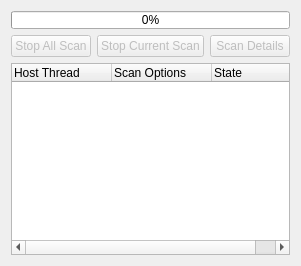
      <widget class="QWidget" name="tabMainMonitor">
       <attribute name="icon">
        <iconset resource="../../mainwin.qrc">
         <normaloff>:/images/images/utilities-log-viewer.png</normaloff>:/images/images/utilities-log-viewer.png</iconset>
       </attribute>
       <attribute name="title">
        <string>Scan Monitor</string>
       </attribute>
       <layout class="QVBoxLayout" name="verticalLayout_14">
        <item>
         <widget class="QProgressBar" name="progressScan">
          <property name="sizePolicy">
           <sizepolicy hsizetype="Expanding" vsizetype="Fixed">
            <horstretch>0</horstretch>
            <verstretch>18</verstretch>
           </sizepolicy>
          </property>
          <property name="minimumSize">
           <size>
            <width>0</width>
            <height>18</height>
           </size>
          </property>
          <property name="maximumSize">
           <size>
            <width>16777215</width>
            <height>18</height>
           </size>
          </property>
          <property name="value">
           <number>0</number>
          </property>
         </widget>
        </item>
        <item>
         <layout class="QHBoxLayout" name="horizontalLayout_10">
          <item>
           <widget class="QPushButton" name="monitorStopAllScanButt">
            <property name="enabled">
             <bool>false</bool>
            </property>
            <property name="text">
             <string>Stop All Scan</string>
            </property>
            <property name="icon">
             <iconset resource="../../mainwin.qrc">
              <normaloff>:/images/images/button_cancel.png</normaloff>:/images/images/button_cancel.png</iconset>
            </property>
           </widget>
          </item>
          <item>
           <widget class="QPushButton" name="monitorStopCurrentScanButt">
            <property name="enabled">
             <bool>false</bool>
            </property>
            <property name="text">
             <string>Stop Current Scan</string>
            </property>
            <property name="icon">
             <iconset resource="../../mainwin.qrc">
              <normaloff>:/images/images/button_cancel.png</normaloff>:/images/images/button_cancel.png</iconset>
            </property>
           </widget>
          </item>
          <item>
           <widget class="QPushButton" name="monitorDetailsScanButt">
            <property name="enabled">
             <bool>false</bool>
            </property>
            <property name="text">
             <string>Scan Details</string>
            </property>
            <property name="icon">
             <iconset resource="../../mainwin.qrc">
              <normaloff>:/images/images/traceroute.png</normaloff>:/images/images/traceroute.png</iconset>
            </property>
           </widget>
          </item>
          <item>
           <spacer name="horizontalSpacer_5">
            <property name="orientation">
             <enum>Qt::Horizontal</enum>
            </property>
            <property name="sizeHint" stdset="0">
             <size>
              <width>0</width>
              <height>0</height>
             </size>
            </property>
           </spacer>
          </item>
         </layout>
        </item>
        <item>
         <widget class="QTreeWidget" name="scanMonitor">
          <property name="minimumSize">
           <size>
            <width>0</width>
            <height>0</height>
           </size>
          </property>
          <property name="focusPolicy">
           <enum>Qt::NoFocus</enum>
          </property>
          <property name="alternatingRowColors">
           <bool>true</bool>
          </property>
          <property name="selectionMode">
           <enum>QAbstractItemView::SingleSelection</enum>
          </property>
          <property name="rootIsDecorated">
           <bool>false</bool>
          </property>
          <property name="uniformRowHeights">
           <bool>true</bool>
          </property>
          <column>
           <property name="text">
            <string>Host Thread</string>
           </property>
          </column>
          <column>
           <property name="text">
            <string>Scan Options</string>
           </property>
          </column>
          <column>
           <property name="text">
            <string>State</string>
           </property>
          </column>
         </widget>
        </item>
       </layout>
      </widget>
